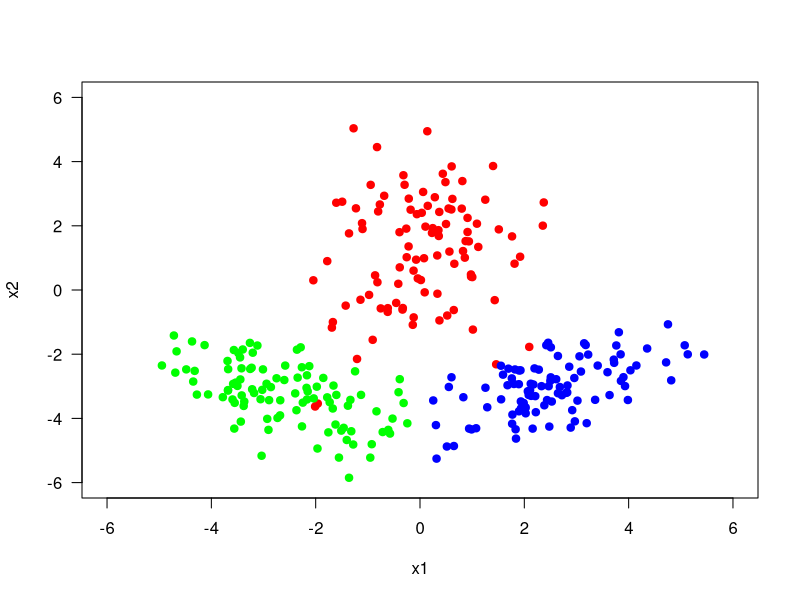
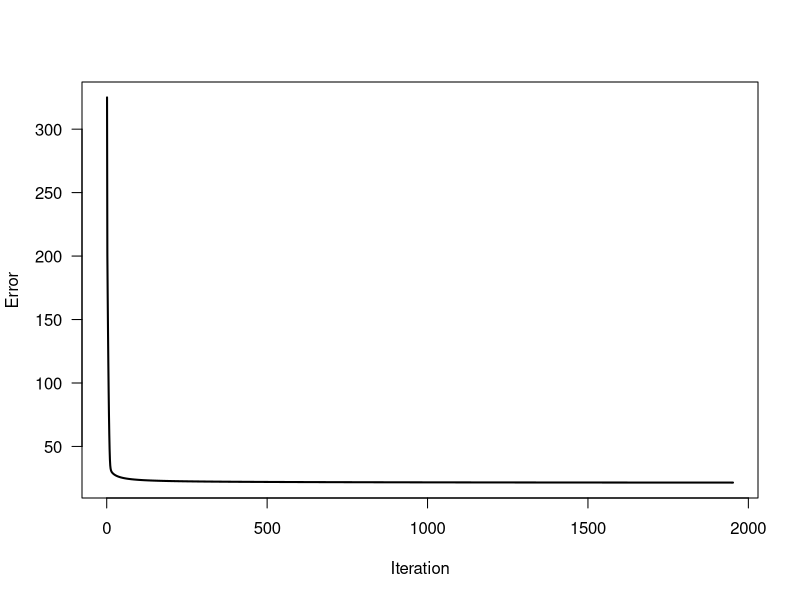
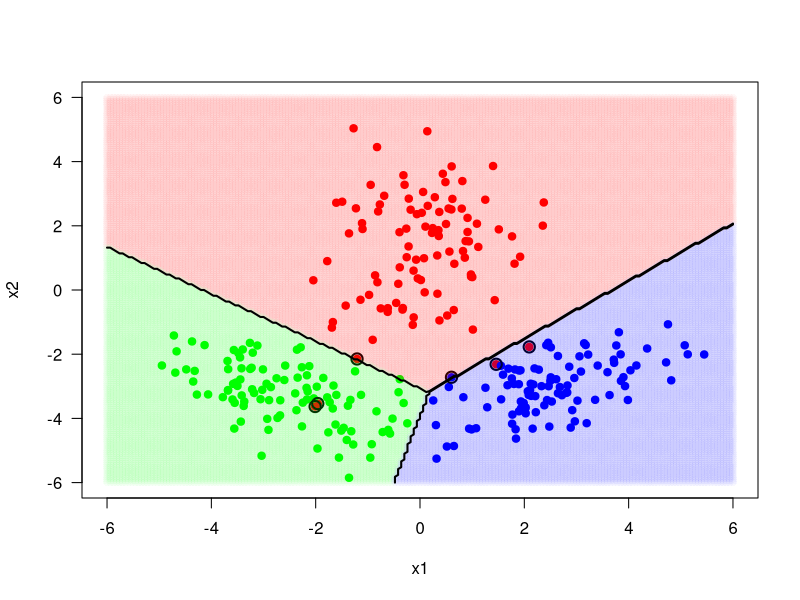

These charts were generated, in order, by the following R code:
library(MASS)

set.seed(420)
# mean parameters
class_means <- matrix(c(+0.0, +1.5,
                        -2.5, -3.0,
                        +2.5, -3.0), 2, 3)
# covariance parameters
class_covariances <- array(c(+1.0, +0.2, +0.2, +3.2,
                             +1.6, -0.8, -0.8, +1.0,
                             +1.6, +0.8, +0.8, +1.0), c(2, 2, 3))
# sample sizes
class_sizes <- c(100, 100, 100)

# generate random samples
points1 <- mvrnorm(n = class_sizes[1], mu = class_means[,1], Sigma = class_covariances[,,1])
points2 <- mvrnorm(n = class_sizes[2], mu = class_means[,2], Sigma = class_covariances[,,2])
points3 <- mvrnorm(n = class_sizes[3], mu = class_means[,3], Sigma = class_covariances[,,3])
X <- rbind(points1, points2, points3)

# generate corresponding labels
y_truth <- cbind(rep(c(1,0,0), each=class_sizes[1]), rep(c(0,1,0), each=class_sizes[2]), rep(c(0,0,1), each=class_sizes[3]))

# plot data points generated
plot(points1[,1], points1[,2], type = "p", pch = 19, col = "red", las = 1,
     xlim = c(-6, 6), ylim = c(-6, 6),
     xlab = "x1", ylab = "x2")
points(points2[,1], points2[,2], type = "p", pch = 19, col = "green")
points(points3[,1], points3[,2], type = "p", pch = 19, col = "blue")

# get number of classes and number of samples
K <- ncol(y_truth)
N <- nrow(y_truth)

# set learning parameters
eta <- 0.01
epsilon <- 1e-3

# randomly initalize w and w0
set.seed(420)
W <- matrix(runif(6, min = -0.01, max = 0.01), 2, 3)
w0 <- runif(3, min = -0.01, max = 0.01)

# define the softmax function
softmax <- function(X, W, w0) {
  x = X %*% W
  for(k in 1:K) {
   x[,k] = x[,k] + w0[k]
  }
  max_x = apply(x, MARGIN = 1, FUN = max) # for numerical stability
  e_x = exp(x-max_x)
  return (e_x/rowSums(e_x))
}

# define error function
objective <- function(y_truth, y_predicted) {
  return (-sum(y_truth*log(y_predicted)))
}

# define the gradient functions
grad_W <- function(X, y_truth, y_predicted) {
  gJgy = (y_truth-y_predicted)
  gJgW = (t(X)%*%gJgy)
  return (gJgW)
}

grad_w0 <- function(y_truth, y_predicted ) {
  gJgy = (y_truth-y_predicted)
  gJgw0 = colSums(gJgy)
  return (gJgw0)
}

# learn W and w0 using gradient descent
iteration <- 1
objective_values <- c()
while (1) {
  y_predicted <- softmax(X, W, w0)

  objective_values <- c(objective_values, objective(y_truth, y_predicted))

  W_old <- W
  w0_old <- w0

  W <- W + eta*grad_W(X, y_truth, y_predicted)
  w0 <- w0 + eta*grad_w0(y_truth, y_predicted)

  if (sqrt(sum((w0 - w0_old)^2) + sum((W - W_old)^2)) < epsilon) {
    break
  }

  iteration <- iteration + 1
}
print(W)
print(w0)

# plot objective function during iterations
plot(1:iteration, objective_values,
     type = "l", lwd = 2, las = 1,
     xlab = "Iteration", ylab = "Error")

# get classes for y_predicted and y_truth
y_predicted <- apply(softmax(X,W,w0), MARGIN=1, FUN=which.max)
y_truth <- apply(y_truth, MARGIN=1, FUN=which.max)

# get confusion matrix
confusion_matrix <- table(y_predicted, y_truth)
print(confusion_matrix)

# evaluate on a grid
x1_interval <- seq(from = -6, to = +6, by = 0.06)
x2_interval <- seq(from = -6, to = +6, by = 0.06)
x1_grid <- matrix(x1_interval, nrow = length(x1_interval), ncol = length(x1_interval), byrow = FALSE)
x2_grid <- matrix(x2_interval, nrow = length(x2_interval), ncol = length(x2_interval), byrow = TRUE)

discriminant <- function(x1, x2){
  x1*W[1,]+x2*W[2,]+w0
}

discriminant_scores <- mapply(discriminant,x1_grid,x2_grid)
discriminant_values <- matrix(apply(discriminant_scores, MARGIN = 2, which.max), nrow(x2_grid), ncol(x2_grid))

plot(X[y_truth == 1, 1], X[y_truth == 1, 2], type = "p", pch = 19, col = "red",
     xlim = c(-6, +6),
     ylim = c(-6, +6),
     xlab = "x1", ylab = "x2", las = 1)
points(X[y_truth == 2, 1], X[y_truth == 2, 2], type = "p", pch = 19, col = "green")
points(X[y_truth == 3, 1], X[y_truth == 3, 2], type = "p", pch = 19, col = "blue")
points(X[y_predicted != y_truth, 1], X[y_predicted != y_truth, 2], cex = 1.5, lwd = 2)
points(x1_grid[discriminant_values == 1], x2_grid[discriminant_values == 1], col = rgb(red = 1, green = 0, blue = 0, alpha = 0.03), pch = 16)
points(x1_grid[discriminant_values == 2], x2_grid[discriminant_values == 2], col = rgb(red = 0, green = 1, blue = 0, alpha = 0.03), pch = 16)
points(x1_grid[discriminant_values == 3], x2_grid[discriminant_values == 3], col = rgb(red = 0, green = 0, blue = 1, alpha = 0.03), pch = 16)
contour(x1_interval, x2_interval, discriminant_values, levels = c(1,2,3), add = TRUE, lwd = 2, drawlabels = FALSE)
